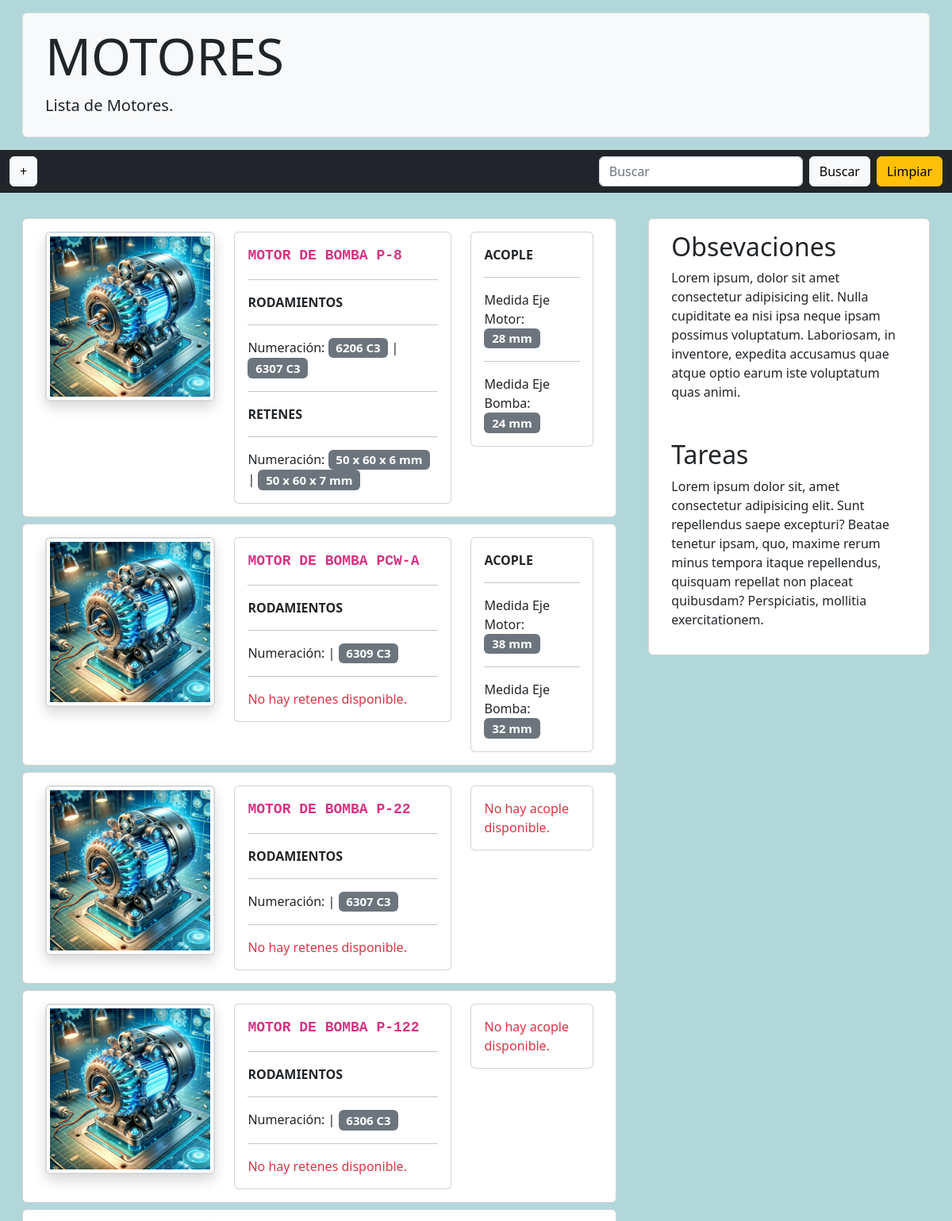
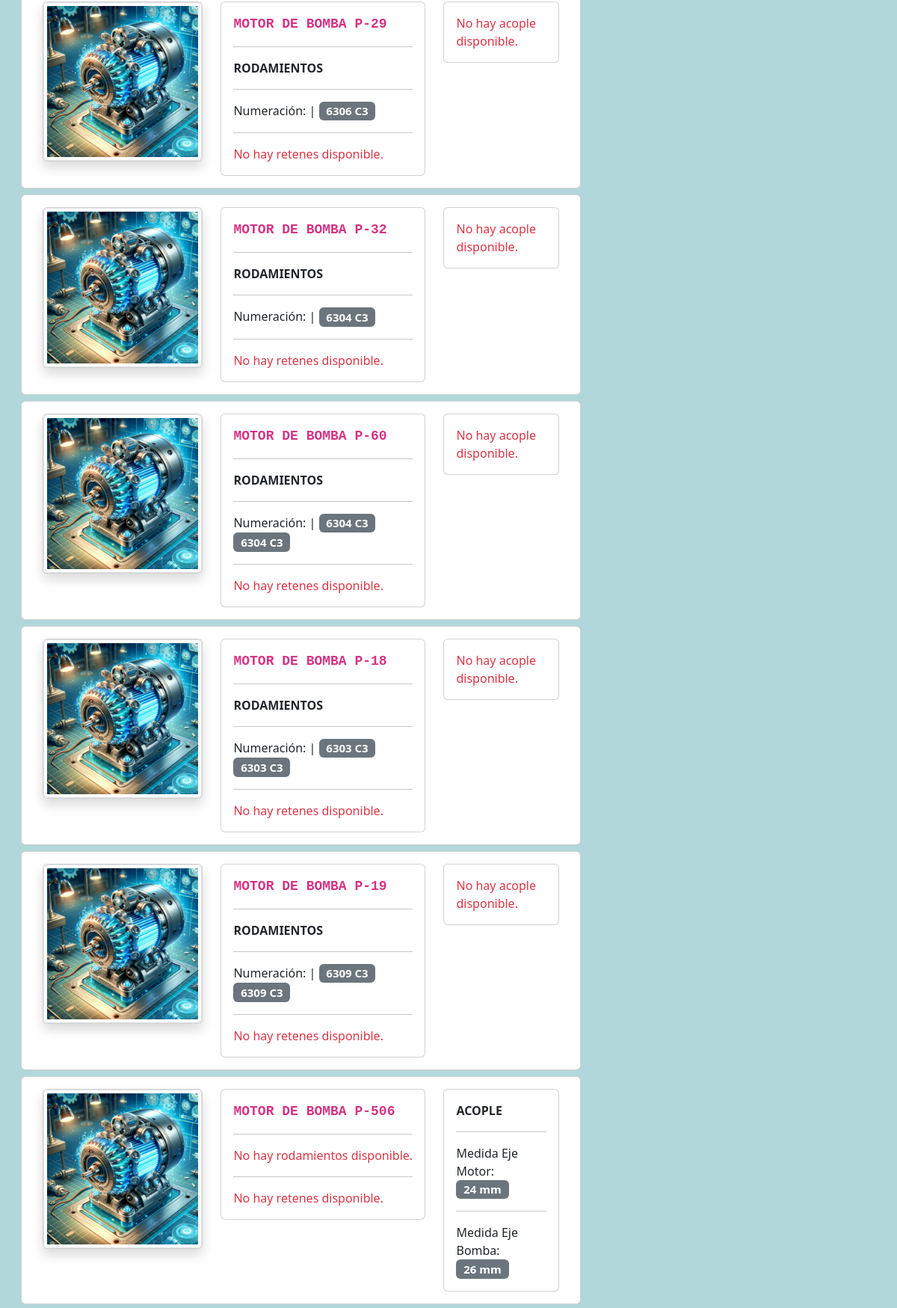
The app's page /motors/motors/ (upper part) with its own data (2 pictures, top to bottom).
### motors/models.py (models this page shows, shortened)
class Motor(models.Model):
    pump = models.ForeignKey(Pumps, on_delete=models.CASCADE)
    brand = models.CharField(max_length=100, blank=True)
    hp = models.PositiveIntegerField(
        blank=True, null=True, help_text="HP"
    )
    rpm = models.PositiveIntegerField(
         blank=True, null=True, help_text="RPM"
    )
    quiver = models.CharField(max_length=100, blank=True)
    antiexplosive = models.BooleanField(default=False)
    description = models.TextField(blank=True)
    image = models.ImageField(
        default='motores/default/electric_motor.png',
        upload_to='motores',
        verbose_name='Imagen de motor',
        blank=True
    )
    class Meta:
        verbose_name = "Motor"
        verbose_name_plural = "Motores"

### pumps/models.py (models this page shows, shortened)
class Pumps(models.Model):
    tag = models.CharField(max_length=50, unique=True)
    brand = models.CharField(max_length=100, blank=True)
    model = models.CharField(max_length=100, blank=True)
    centrifuge = 'Centrífuga'
    gears = 'Engranajes'
    pneumatics = 'Neumática'
    pump_type = (
        (centrifuge, 'Centrífuga'),
        (gears, 'Engranajes'),
        (pneumatics, 'Neumática'),
    )
    types = models.CharField(
        max_length=50, choices=pump_type, default='Centrífuga'
    )
    description = models.TextField(blank=True)
    image = models.ImageField(
        default='bombas/default/pump.png',
        upload_to='bombas',
        verbose_name='Imagen de bomba',
        blank=True
    )
    class Meta:
        verbose_name = "Bomba"
        verbose_name_plural = "Bombas"

### bearings/models.py (models this page shows, shortened)
class MotorBearing(models.Model):
    motor = models.ForeignKey(
         Motor, on_delete=models.CASCADE,
         null=True, blank=True, related_name='bearings'
    )
    bearing = models.ForeignKey(
        Bearing, on_delete=models.CASCADE, related_name='motor_bearings'
    )

class Bearing(models.Model):
    front_bearing = 'rodamiento delantero'
    rear_bearing = 'rodamiento trasero'
    side_of_object = (
        (front_bearing, 'rodamiento delantero'),
        (rear_bearing, 'rodamiento trasero'),
    )
    side = models.CharField(
        max_length=50, choices=side_of_object, default='rodamiento delantero'
    )
    deep_groove_ball_bearing = 'Rodamiento de bolas rígido'
    cylindrical_roller_bearing = 'Rodamiento de rodillos cilíndricos'
    angular_contact_ball_bearing = 'Rodamiento de contacto angular de bolas'
    bearing_type = (
        (deep_groove_ball_bearing, 'Rodamiento de bolas rígido'),
        (cylindrical_roller_bearing, 'Rodamiento de rodillos cilíndricos'),
        (
            angular_contact_ball_bearing,
            'Rodamiento de contacto angular de bolas'
        ),
    )
    types = models.CharField(
        max_length=50, choices=bearing_type,
        default='Rodamiento de bolas rígido'
    )
    number_reference = models.CharField(max_length=100, blank=True)
    brand = models.CharField(max_length=100, blank=True)
    inner_diameter = models.PositiveIntegerField(
        blank=True, null=True, help_text="milímetros (mm)"
    )
    outer_diameter = models.PositiveIntegerField(
        blank=True, null=True, help_text="milímetros (mm)"
    )
    broad = models.PositiveIntegerField(
        blank=True, null=True, help_text="milímetros (mm)"
    )
    description = models.TextField(blank=True, null=True)
    image = models.ImageField(
        default='rodamientos/default/bearing.png',
        upload_to='rodamientos',
        verbose_name='Imagen de rodamiento',
        blank=True
    )
    class Meta:
        verbose_name = 'Rodamiento'
        verbose_name_plural = 'Rodamientos'

### seals/models.py (models this page shows, shortened)
class MotorSeal(models.Model):
    motor = models.ForeignKey(
         Motor, on_delete=models.CASCADE,
         null=True, blank=True, related_name='seal'
    )
    seal = models.ForeignKey(
        Seal, on_delete=models.CASCADE, related_name='motor_seal'
    )

class Seal(models.Model):
    front_seal = 'reten delantero'
    rear_seal = 'reten trasero'
    side_of_object = (
        (front_seal, 'reten delantero'),
        (rear_seal, 'reten trasero')
    )
    side = models.CharField(
        max_length=50, choices=side_of_object, default='reten delantero'
    )
    single_lip_seal = 'Reten de labio simple'
    double_lip_seal = 'Reten de labio doble'
    seal_type = (
        (single_lip_seal, 'Reten de labio simple'),
        (double_lip_seal, 'Reten de labio doble'),
    )
    types = models.CharField(
        max_length=50, choices=seal_type, default='Reten de labio simple'
    )
    inner_diameter = models.PositiveIntegerField(
        blank=True, null=True, help_text="millimeters (mm)"
    )
    outer_diameter = models.PositiveIntegerField(
        blank=True, null=True, help_text="millimeters (mm)"
    )
    broad = models.PositiveIntegerField(
        blank=True, null=True, help_text="millimeters (mm)"
    )
    number_reference = models.CharField(max_length=100, blank=True)
    description = models.TextField(blank=True, null=True)
    image = models.ImageField(
        default='retenes/default/seals.png',
        upload_to='retenes',
        verbose_name='Imagen de reten',
        blank=True
    )
    class Meta:
        verbose_name = 'Reten'
        verbose_name_plural = 'Retenes'

### couplings/models.py (models this page shows, shortened)
class Coupling(models.Model):
    pump = models.ForeignKey(Pumps, on_delete=models.CASCADE)
    motor = models.ForeignKey(Motor, on_delete=models.CASCADE)
    brand = models.CharField(max_length=100, blank=True)
    semi_elastic = 'Semi-Elástico'
    elastic = 'Elástico'
    coupling_type = (
        (semi_elastic, 'Semi-Elástico'),
        (elastic, 'Elástico'),
    )
    types = models.CharField(
        max_length=100, choices=coupling_type, default='Elástico', blank=True
    )
    series = models.CharField(max_length=100, blank=True)
    pump_shaft_measurement = models.PositiveIntegerField(
        blank=True, null=True)
    engine_shaft_measurement = models.PositiveIntegerField(
        blank=True, null=True)
    high_pump_key_size = models.PositiveIntegerField(
        blank=True, null=True)
    width_pump_key_size = models.PositiveIntegerField(
        blank=True, null=True)
    long_pump_key_size = models.PositiveIntegerField(
        blank=True, null=True)
    high_motor_key_size = models.PositiveIntegerField(
        blank=True, null=True)
    width_motor_key_size = models.PositiveIntegerField(
        blank=True, null=True)
    long_motor_key_size = models.PositiveIntegerField(
        blank=True, null=True)
    description = models.TextField(blank=True, null=True)
    image = models.ImageField(
        default='acoples/default/mechanical_coupling.png',
        upload_to='acoples/',
        verbose_name='Imagen de acolple',
        blank=True
    )
    def coupling_type(self):
        if self.types == 'Elástico':
            return format_html(
                '<span style="color: #f00;">{}</span>', self.types
            )
        elif self.types == 'Semi-Elástico':
            return format_html(
                '<span style="color: #f0f;">{}</span>', self.types
            )
    class Meta:
        verbose_name = 'Acople'
        verbose_name_plural = 'Acoples'

### motors/views.py (the view)
# urls.py: path('motors/', ListMotors.as_view(), name='motors'),
class ListMotors(View):
    template = 'motors/motors.html'
    def get(self, request):
        motor_list = Motor.objects.all()
        coupling_list = Coupling.objects.all()
        bearing_list = MotorBearing.objects.all()
        seal_list = MotorSeal.objects.all()
        for motor in motor_list:
            motor.has_coupling = Coupling.objects.filter(motor=motor).exists()
            motor.has_bearing = MotorBearing.objects.filter(
                motor=motor
            ).exists()
            motor.has_seal = MotorSeal.objects.filter(motor=motor).exists()
        available_pumps = Pumps.objects.filter(motor__isnull=True)
        context = {
            'title': 'Motores',
            'available_pumps': available_pumps,
            'motor_list': motor_list,
            'coupling_list': coupling_list,
            'bearing_list': bearing_list,
            'seal_list': seal_list,
        }
        return render(request, self.template, context)

### templates/motors/motors.html (shortened to what this page needs)
{% extends 'base.html' %}
{% block content %}
{% include 'nav.html' %}
{% load static %}
<section class="mt-4 mb-4">
    <div class="row m-2">
    <div class="col-md-8">
        {% for motor in motor_list %}
        <div class="card m-2">
                <div class="row m-3">
                    <div class="col-xl-4">
                        <div class="card shadow">
                            <img src="{{ motor.image.url }}" class="img-thumbnail image-motor" alt="{{ motor.image.url }}" style="cursor: pointer;" data-bs-toggle="modal" data-bs-target="#imagenModal{{ motor.id }}">
                        </div>
                    </div>
                    <div class="col-xl-5">
                        <div class="card">
                            <div class="card-body">
                                <code class="data_name"><a href="{% url 'motor_detail' motor.id %}" style="color: inherit; cursor: pointer; text-decoration: none"><strong class="objectTitle">Motor de Bomba {{ motor.pump.tag }}</strong></a></code>
                                {% if not motor.has_bearing %}
                                <hr>
                                <div class="d-flex justify-content-between align-items-center">
                                    <p class="card-text text-danger mb-0">No hay rodamientos disponible.</p>
                                </div>
                                <hr>
                                {% else %}
                                <hr>
                                <p class="card-text"><strong class="objectTitle">Rodamientos</strong></p>
                                <hr>
                                <p class="card-text">Numeración:
                                {% for bearing in motor.bearings.all %}
                                    {% if bearing.bearing.side == 'rodamiento delantero' %}| <span class="badge bg-secondary data">{{ bearing.bearing.number_reference }}</span>{% endif %}
                                    {% if bearing.bearing.side == 'rodamiento trasero' %} <span class="badge bg-secondary data">{{ bearing.bearing.number_reference }}</span>{% endif %}
                                {% endfor %}
                                </p>
                                <hr>
                                {% endif %}
                                {% if not motor.has_seal %}
                                <p class="card-text text-danger">No hay retenes disponible.</p>
                                {% else %}
                                <p class="card-text"><strong class="objectTitle">Retenes</strong></p>
                                <hr>
                                <p class="card-text">Numeración:
                                {% for seal in motor.seal.all %}
                                    {% if seal.seal.side == 'reten delantero' %}<span class="badge bg-secondary data">{{ seal.seal.inner_diameter }} x {{ seal.seal.outer_diameter }} x {{ seal.seal.broad }} mm</span>{% endif %}
                                    {% if seal.seal.side == 'reten trasero' %}| <span class="badge bg-secondary data">{{ seal.seal.inner_diameter }} x {{ seal.seal.outer_diameter }} x {{ seal.seal.broad }} mm</span>{% endif %}
                                {% endfor %}
                                </p>
                                {% endif %}
                            </div>
                        </div>
                    </div>
                    <div class="col-xl-3">
                        <div class="card">
                            <div class="card-body">
                            {% if not motor.has_coupling %}
                                <p class="card-text text-danger">No hay acople disponible.</p>
                            {% else %}
                            <p class="card-text"><strong class="objectTitle">Acople</strong></p>
                            <hr>
                            {% for coupling in motor.coupling_set.all %}
                                <p class="card-text">Medida Eje Motor: <span class="badge bg-secondary data">{{coupling.engine_shaft_measurement}} mm</span></p>
                                <hr>
                                <p class="card-text">Medida Eje Bomba: <span class="badge bg-secondary data">{{coupling.pump_shaft_measurement}} mm</span></p>
                            {% endfor %}
                            {% endif %}
                            </div>
                        </div>
                    </div>
                </div>
        </div>
        {% endfor %}
    </div>
    <div class="col-md-4">
        <div class="card m-2">
            <div class="row m-3">
                <h2>Obsevaciones</h2>
                <p>Lorem ipsum, dolor sit amet consectetur adipisicing elit. Nulla cupiditate ea nisi ipsa neque ipsam possimus voluptatum. Laboriosam, in inventore, expedita accusamus quae atque optio earum iste voluptatum quas animi.</p>
            </div>
            <div class="row m-3">
                <h2>Tareas</h2>
                <p>Lorem ipsum dolor sit, amet consectetur adipisicing elit. Sunt repellendus saepe excepturi? Beatae tenetur ipsam, quo, maxime rerum minus tempora itaque repellendus, quisquam repellat non placeat quibusdam? Perspiciatis, mollitia exercitationem.</p>
            </div>
        </div>
    </div>
    </div>
</section>
{% endblock %}

### records on screen
Motor: image (picture), pump.tag "P-8"
MotorBearing: bearing.number_reference "6206 C3"
MotorBearing: bearing.number_reference "6307 C3"
MotorSeal: seal.inner_diameter "50", seal.outer_diameter "60", seal.broad "6"
MotorSeal: seal.inner_diameter "50", seal.outer_diameter "60", seal.broad "7"
Coupling: engine_shaft_measurement "28", pump_shaft_measurement "24"
Motor: image (picture), pump.tag "PCW-A", shows "No hay retenes disponible."
MotorBearing: bearing.number_reference "6309 C3"
Coupling: engine_shaft_measurement "38", pump_shaft_measurement "32"
Motor: image (picture), pump.tag "P-22", shows "No hay retenes disponible.", shows "No hay acople disponible."
MotorBearing: bearing.number_reference "6307 C3"
Motor: image (picture), pump.tag "P-122", shows "No hay retenes disponible.", shows "No hay acople disponible."
MotorBearing: bearing.number_reference "6306 C3"
Motor: image (picture), pump.tag "P-29", shows "No hay retenes disponible.", shows "No hay acople disponible."
MotorBearing: bearing.number_reference "6306 C3"
Motor: image (picture), pump.tag "P-32", shows "No hay retenes disponible.", shows "No hay acople disponible."
MotorBearing: bearing.number_reference "6304 C3"
Motor: image (picture), pump.tag "P-60", shows "No hay retenes disponible.", shows "No hay acople disponible."
MotorBearing: bearing.number_reference "6304 C3"
MotorBearing: bearing.number_reference "6304 C3"
Motor: image (picture), pump.tag "P-18", shows "No hay retenes disponible.", shows "No hay acople disponible."
MotorBearing: bearing.number_reference "6303 C3"
MotorBearing: bearing.number_reference "6303 C3"
Motor: image (picture), pump.tag "P-19", shows "No hay retenes disponible.", shows "No hay acople disponible."
MotorBearing: bearing.number_reference "6309 C3"
MotorBearing: bearing.number_reference "6309 C3"
Motor: image (picture), pump.tag "P-506", shows "No hay rodamientos disponible.", shows "No hay retenes disponible."
Coupling: engine_shaft_measurement "24", pump_shaft_measurement "26"

### other values on screen
{{ title }} "MOTORES"
{{ title }} "Motores"
